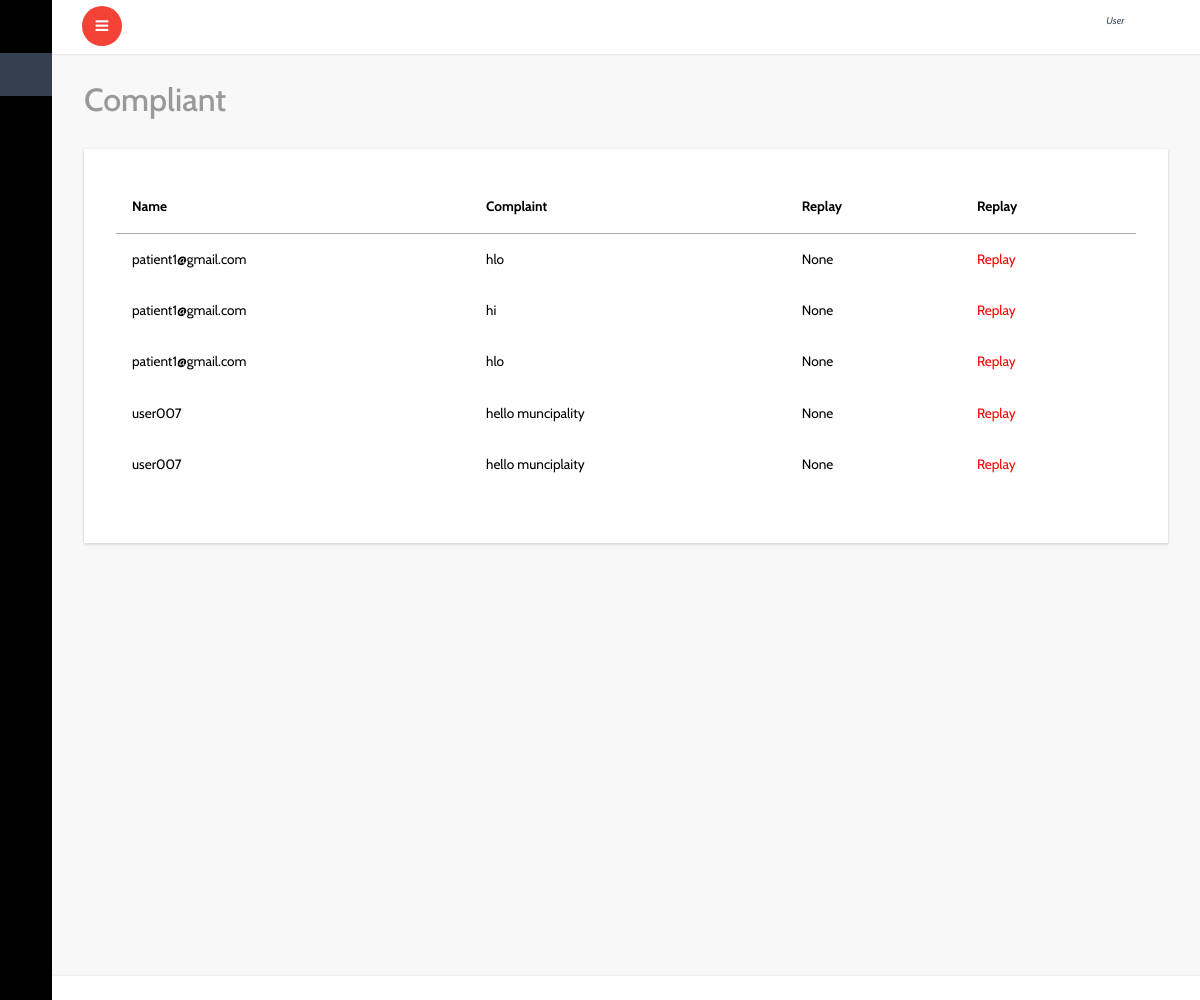
Before: /patient/dmo_complaint/ with the older database file.
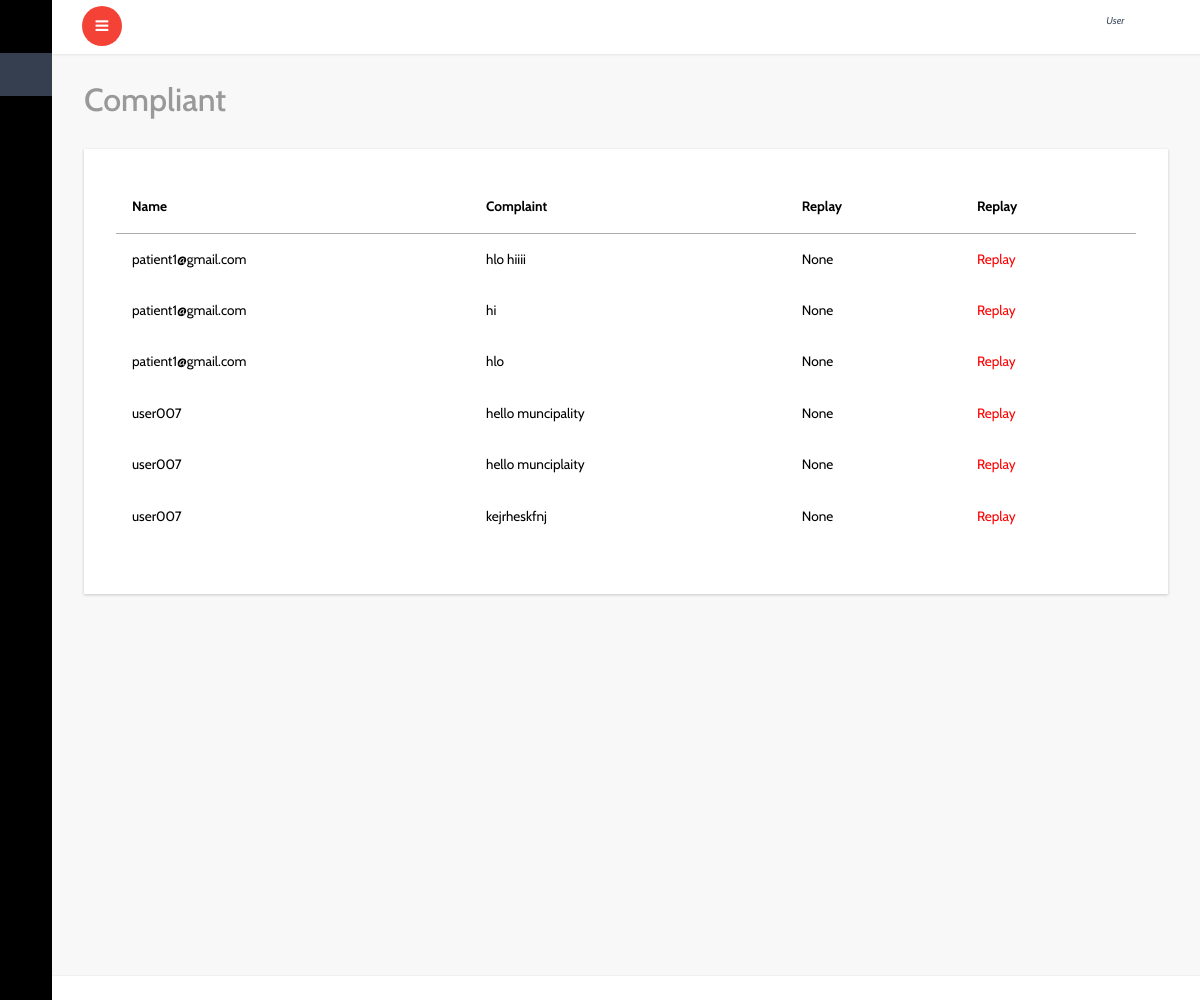
After: the same page with the newer database file.
### patient/models.py (models this page shows, shortened)
class Complaint(models.Model):
    user=models.ForeignKey(User,on_delete=models.CASCADE,blank=True,null=True)
    center=models.ForeignKey(Center,on_delete=models.CASCADE,blank=True,null=True)
    home=models.ForeignKey(Home,on_delete=models.CASCADE,blank=True,null=True)
    complaint=models.TextField()
    replay=models.TextField(blank=True,null=True)
    created_date=models.DateTimeField(default=datetime.utcnow,blank=True,null=True)
    replay_date=models.DateTimeField(default=utc_tomorrow,blank=True,null=True)
    solved='solved'
    un_solved='un_solved'
    solve_statuses=[
        ('solved',solved),
        ('un_solved',un_solved)
    ]
    solve_status=models.CharField(max_length=20,choices=solve_statuses,default=un_solved)
    replay_status=models.BooleanField(default=False)

### patient/views.py (the view)
# urls.py: path('dmo_complaint/',views.dmo_complaint,name='dmo_complaint'),
def dmo_complaint(request):
    c=Complaint()
    futuredate = datetime.now() + timedelta(days=1)
    print(futuredate)
    now = datetime.now()
    print(now)
    print(c.replay_date)
    if Complaint.objects.filter(replay_status=False) or Complaint.objects.filter(replay_date=now):
        com=Complaint.objects.all()
        return render(request,'dmo/dmo_complaint_view.html',{'com':com})
    return render(request,'dmo/dmo_complaint_view.html')

### patient/models.py (called while the page is built)
def utc_tomorrow():
    return datetime.utcnow() + timedelta(days=1)

### templates/dmo/dmo_complaint_view.html (shortened to what this page needs)
{% extends 'dashboard/index.html' %}
{% block content %}
{% if com %}
			<div id="page-wrapper">
				<div class="graphs">
					<h3 class="blank1">Compliant</h3>
					 <div class="xs tabls">
						<div class="bs-example4" data-example-id="contextual-table">
                            <table class="table">
                                <thead>
                                    <tr>
                                      <th>Name</th>
                                      <th>Complaint</th>
                                      <th>Replay</th>
                                        <th>Replay</th>
                                    </tr>
                                </thead>
                                <tbody>
                                    {% for l in com %}
                                    <tr>
                                        <td>{{l.user}}</td>
                                        <td>{{l.complaint}}</td>
                                        <td>{{l.replay}}</td>
                                        <td><a href="{% url 'complaint_replay' l.id %}" style="color: red;">Replay</a></td>
                                    </tr>
                                    {% endfor %}
                                </tbody>
                            </table>
					   </div>
						</div>
						</div>
					</div>
        {% else %}
        <br>
        <h2>No Complaint Found</h2>
        {% endif %}
		{% endblock %}

Changed rows visible on the page:
changed Complaint: complaint "hlo" → "hlo hiiii"
added Complaint: user "user007", complaint "kejrheskfnj", replay "None"
